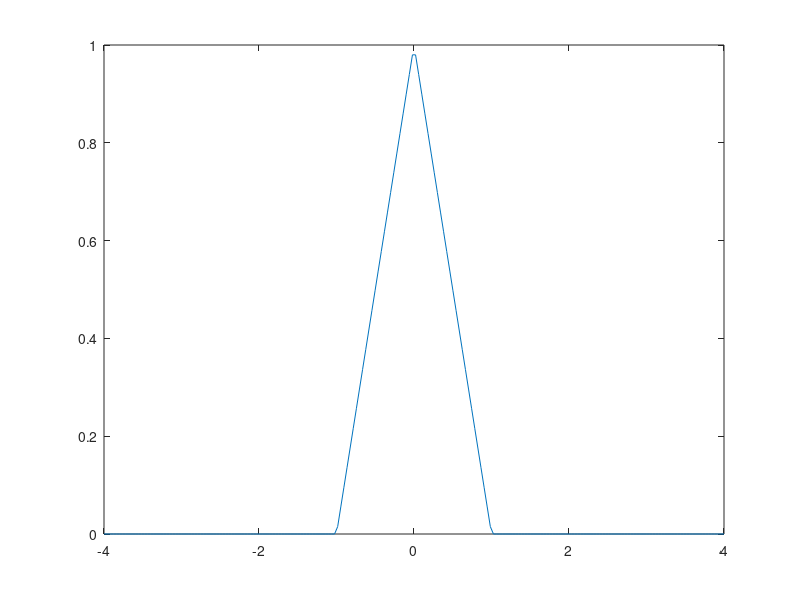

Recreate this plot in MATLAB.
clc;
t = linspace(-4,4,200);
x = 0*t;
ind = t>=-1 & t<=0;
x(ind)=1+t(ind);
ind=t>=0 & t<1;
x(ind)=1-t(ind);
figure,plot(t,x);
